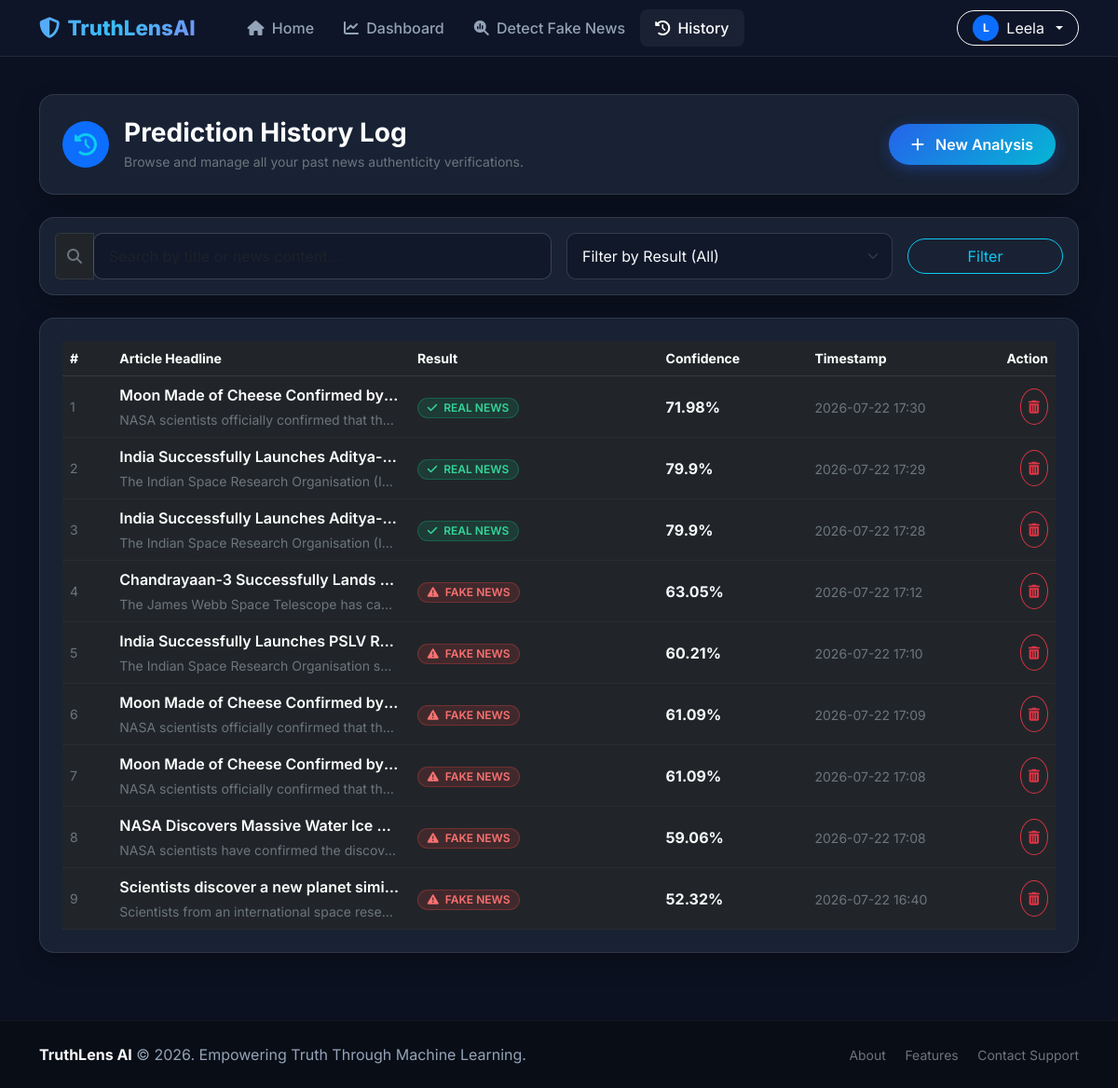
Screenshot of /history (signed in) with the database file from the repository.
### app.py (models this page shows)
class Prediction(db.Model):
    __tablename__ = 'predictions'
    id = db.Column(db.Integer, primary_key=True)
    user_id = db.Column(db.Integer, db.ForeignKey('users.id'), nullable=False)
    news_title = db.Column(db.String(255), default='Untitled Article')
    news_text = db.Column(db.Text, nullable=False)
    prediction = db.Column(db.String(10), nullable=False) # 'REAL' or 'FAKE'
    confidence = db.Column(db.Float, nullable=False)
    explanation = db.Column(db.Text, default='')
    created_at = db.Column(db.DateTime, default=datetime.utcnow)

### app.py (the view)
@app.route('/history')
@login_required
def history():
    user_id = session['user_id']
    query_str = request.args.get('search', '').strip()
    filter_label = request.args.get('filter', '').strip().upper()
    pred_query = Prediction.query.filter_by(user_id=user_id)
    if filter_label in ['REAL', 'FAKE']:
        pred_query = pred_query.filter_by(prediction=filter_label)
    if query_str:
        pred_query = pred_query.filter(
            (Prediction.news_title.ilike(f'%{query_str}%')) |
            (Prediction.news_text.ilike(f'%{query_str}%'))
        )
    predictions = pred_query.order_by(Prediction.created_at.desc()).all()
    return render_template(
        'history.html',
        predictions=predictions,
        search_query=query_str,
        filter_label=filter_label
    )

### app.py (called while the page is built)
def login_required(f):
    @wraps(f)
    def decorated_function(*args, **kwargs):
        if 'user_id' not in session:
            flash('Please log in to access this page.', 'warning')
            return redirect(url_for('login'))
        return f(*args, **kwargs)
    return decorated_function

### templates/history.html (shortened to what this page needs)
{% extends 'base.html' %}
{% block content %}
<div class="container py-4">
    <div class="glass-card p-4 mb-4">
        <div class="d-flex flex-column flex-md-row align-items-md-center justify-content-between gap-3">
            <div class="d-flex align-items-center gap-3">
                <div class="rounded-circle bg-primary bg-opacity-20 text-info d-flex align-items-center justify-content-center" style="width: 50px; height: 50px;">
                    <i class="fas fa-clock-rotate-left fs-4"></i>
                </div>
                <div>
                    <h3 class="fw-bold text-white mb-1">Prediction History Log</h3>
                    <p class="text-secondary small mb-0">Browse and manage all your past news authenticity verifications.</p>
                </div>
            </div>
            <a href="{{ url_for('detect') }}" class="btn btn-gradient-primary rounded-pill px-4">
                <i class="fas fa-plus me-2"></i> New Analysis
            </a>
        </div>
    </div>
    <div class="glass-card p-3 mb-4">
        <form method="GET" action="{{ url_for('history') }}" class="row g-3 align-items-center">
            <div class="col-md-6">
                <div class="input-group">
                    <span class="input-group-text bg-dark border-secondary border-opacity-25 text-secondary"><i class="fas fa-search"></i></span>
                    <input type="text" name="search" class="form-control" placeholder="Search by title or news content..." value="{{ search_query }}">
                </div>
            </div>
            <div class="col-md-4">
                <select name="filter" class="form-select" onchange="this.form.submit()">
                    <option value="" {% if not filter_label %}selected{% endif %}>Filter by Result (All)</option>
                </select>
            </div>
            <div class="col-md-2 text-end">
                <button type="submit" class="btn btn-outline-info w-100 rounded-pill">Filter</button>
            </div>
        </form>
    </div>
    <div class="glass-card p-4">
        {% if predictions %}
        <div class="table-responsive">
            <table class="table table-dark table-hover align-middle mb-0 bg-transparent">
                <thead>
                    <tr class="text-secondary small border-secondary border-opacity-25">
                        <th style="width: 5%;">#</th>
                        <th style="width: 30%;">Article Headline</th>
                        <th style="width: 25%;">Result</th>
                        <th style="width: 15%;">Confidence</th>
                        <th style="width: 15%;">Timestamp</th>
                        <th style="width: 10%; text-align: right;">Action</th>
                    </tr>
                </thead>
                <tbody>
                    {% for pred in predictions %}
                    <tr id="pred-row-{{ pred.id }}" class="border-secondary border-opacity-10">
                        <td class="text-secondary small">{{ loop.index }}</td>
                        <td>
                            <div class="fw-semibold text-white mb-1 text-truncate" style="max-width: 300px;">{{ pred.news_title }}</div>
                            <div class="text-secondary small text-truncate" style="max-width: 300px;">{{ pred.news_text }}</div>
                        </td>
                        <td>
                            {% if pred.prediction == 'REAL' %}
                            <span class="badge badge-real"><i class="fas fa-check me-1"></i> REAL NEWS</span>
                            {% else %}
                            <span class="badge badge-fake"><i class="fas fa-triangle-exclamation me-1"></i> FAKE NEWS</span>
                            {% endif %}
                        </td>
                        <td>
                            <div class="d-flex align-items-center gap-2">
                                <span class="fw-bold text-light">{{ pred.confidence }}%</span>
                            </div>
                        </td>
                        <td>
                            <span class="text-secondary small">{{ pred.created_at.strftime('%Y-%m-%d %H:%M') }}</span>
                        </td>
                        <td text-align="right" class="text-end">
                            <button type="button" class="btn btn-outline-danger btn-sm rounded-circle p-2" onclick="deleteHistoryItem({{ pred.id }})" title="Delete entry">
                                <i class="fas fa-trash-can"></i>
                            </button>
                        </td>
                    </tr>
                    {% endfor %}
                </tbody>
            </table>
        </div>
        {% endif %}
    </div>
</div>
{% endblock %}

### static/css/style.css (style rules this page uses)
:root { --primary-blue: #2563eb; --primary-hover: #1d4ed8; --secondary-cyan: #06b6d4; --accent-indigo: #4f46e5; --dark-bg: #0f172a; --card-bg: #1e293b; --text-primary: #f8fafc; --text-secondary: #94a3b8; --fake-red: #ef4444; --real-green: #10b981; --warning-yellow: #f59e0b; --glass-border: rgba(255, 255, 255, 0.1); --card-shadow: 0 10px 30px -5px rgba(0, 0, 0, 0.3); }
body { font-family: 'Inter', -apple-system, BlinkMacSystemFont, "Segoe UI", Roboto, sans-serif; background-color: #0b1120; color: var(--text-primary); min-height: 100vh; display: flex; flex-direction: column; }
.glass-card { background: rgba(30, 41, 59, 0.75); backdrop-filter: blur(16px); -webkit-backdrop-filter: blur(16px); border: 1px solid var(--glass-border); border-radius: 16px; box-shadow: var(--card-shadow); transition: transform 0.3s ease, box-shadow 0.3s ease; }
.btn-gradient-primary { background: linear-gradient(135deg, var(--primary-blue), var(--secondary-cyan)); color: #ffffff; border: none; font-weight: 600; border-radius: 10px; padding: 0.65rem 1.4rem; box-shadow: 0 4px 15px rgba(37, 99, 235, 0.35); transition: all 0.3s ease; }
.badge-real { background-color: rgba(16, 185, 129, 0.15); color: #34d399; border: 1px solid rgba(16, 185, 129, 0.3); padding: 0.35em 0.8em; border-radius: 20px; font-weight: 600; }
.badge-fake { background-color: rgba(239, 68, 68, 0.15); color: #f87171; border: 1px solid rgba(239, 68, 68, 0.3); padding: 0.35em 0.8em; border-radius: 20px; font-weight: 600; }
.form-control, .form-select { background-color: rgba(15, 23, 42, 0.8) !important; border: 1px solid rgba(255, 255, 255, 0.15) !important; color: #f8fafc !important; border-radius: 10px !important; padding: 0.75rem 1rem !important; }

### rows the page displays
Prediction: news_title "Moon Made of Cheese Confirmed by…", news_text "NASA scientists officially confirmed that th…", prediction "REAL" (drawn), confidence "71.98", created_at "2026-07-22 17:30"
Prediction: news_title "India Successfully Launches Aditya-…", news_text "The Indian Space Research Organisation (I…", prediction "REAL" (drawn), confidence "79.9", created_at "2026-07-22 17:29"
Prediction: news_title "India Successfully Launches Aditya-…", news_text "The Indian Space Research Organisation (I…", prediction "REAL" (drawn), confidence "79.9", created_at "2026-07-22 17:28"
Prediction: news_title "Chandrayaan-3 Successfully Lands…", news_text "The James Webb Space Telescope has ca…", prediction "FAKE" (drawn), confidence "63.05", created_at "2026-07-22 17:12"
Prediction: news_title "India Successfully Launches PSLV R…", news_text "The Indian Space Research Organisation s…", prediction "FAKE" (drawn), confidence "60.21", created_at "2026-07-22 17:10"
Prediction: news_title "Moon Made of Cheese Confirmed by…", news_text "NASA scientists officially confirmed that th…", prediction "FAKE" (drawn), confidence "61.09", created_at "2026-07-22 17:09"
Prediction: news_title "Moon Made of Cheese Confirmed by…", news_text "NASA scientists officially confirmed that th…", prediction "FAKE" (drawn), confidence "61.09", created_at "2026-07-22 17:08"
Prediction: news_title "NASA Discovers Massive Water Ice…", news_text "NASA scientists have confirmed the discov…", prediction "FAKE" (drawn), confidence "59.06", created_at "2026-07-22 17:08"
Prediction: news_title "Scientists discover a new planet simi…", news_text "Scientists from an international space rese…", prediction "FAKE" (drawn), confidence "52.32", created_at "2026-07-22 16:40"

### other values shown
{{ session.get('username')[0]|upper }} "L"
{{ session.get('full_name') or session.get('username') }} "Leela"
